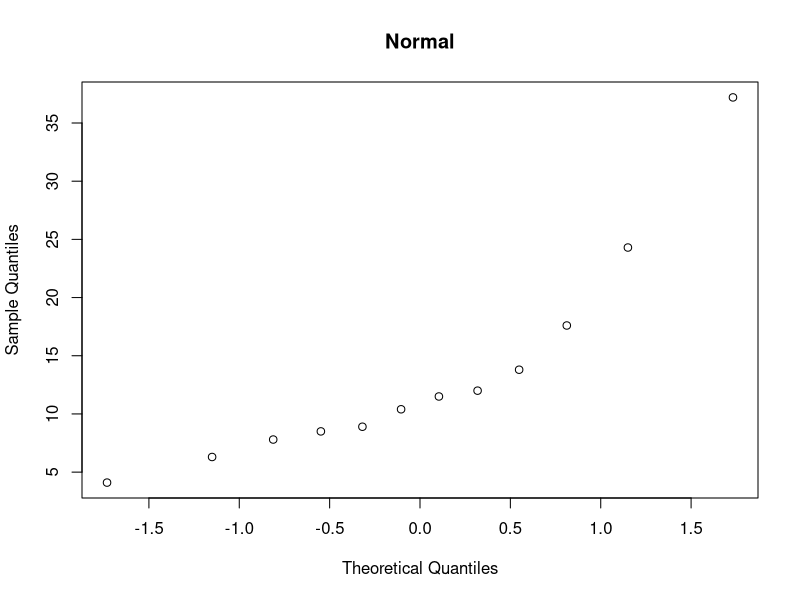
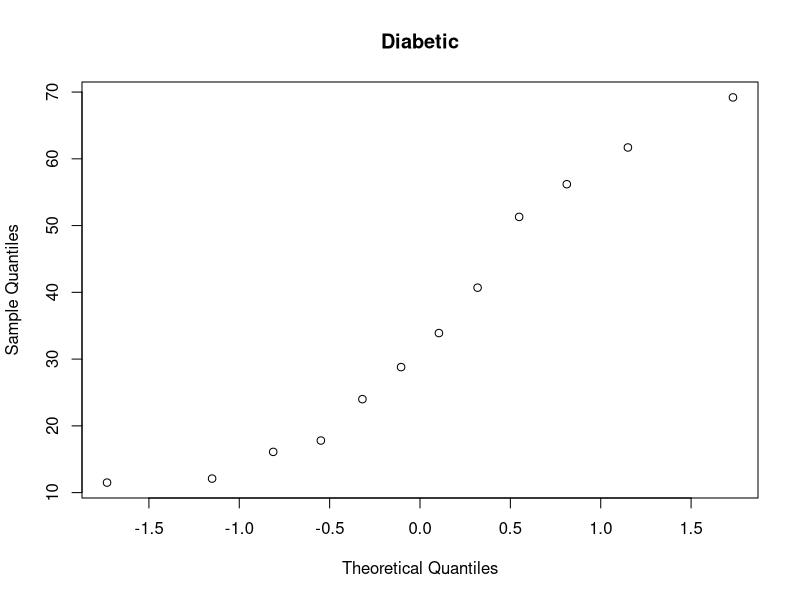
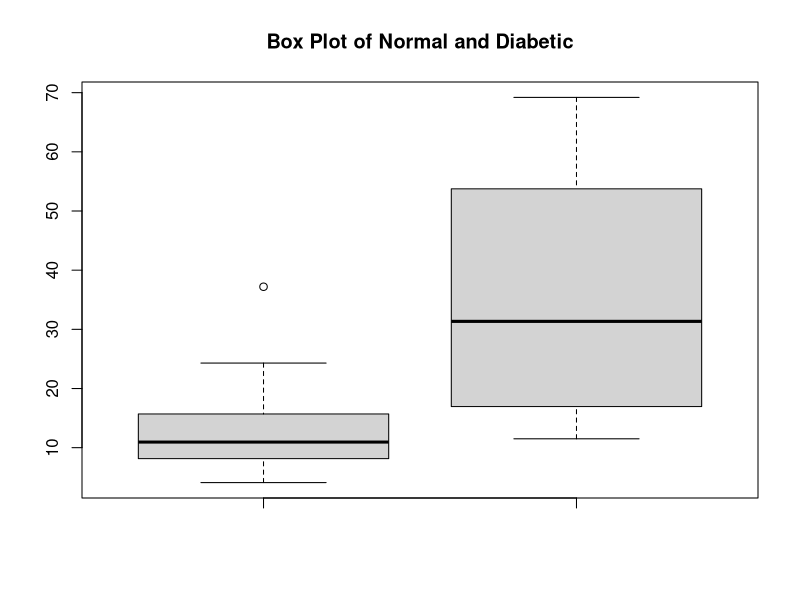
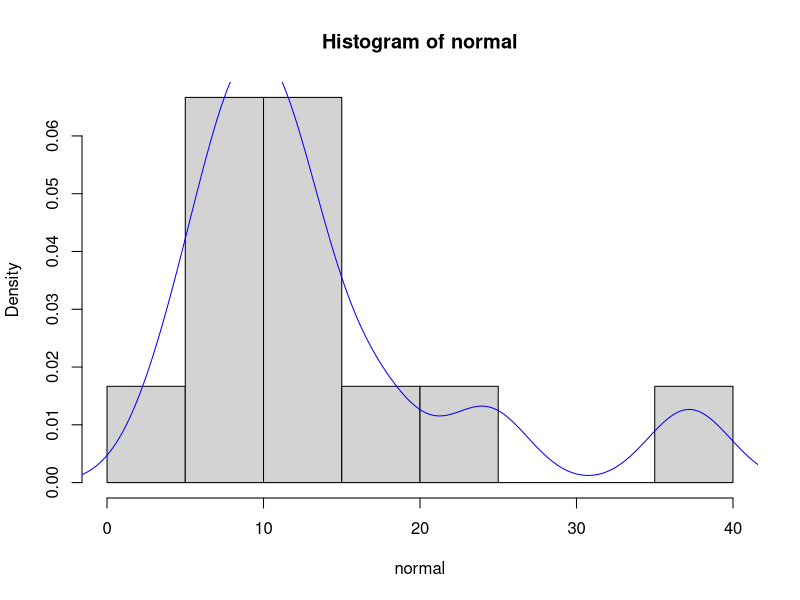
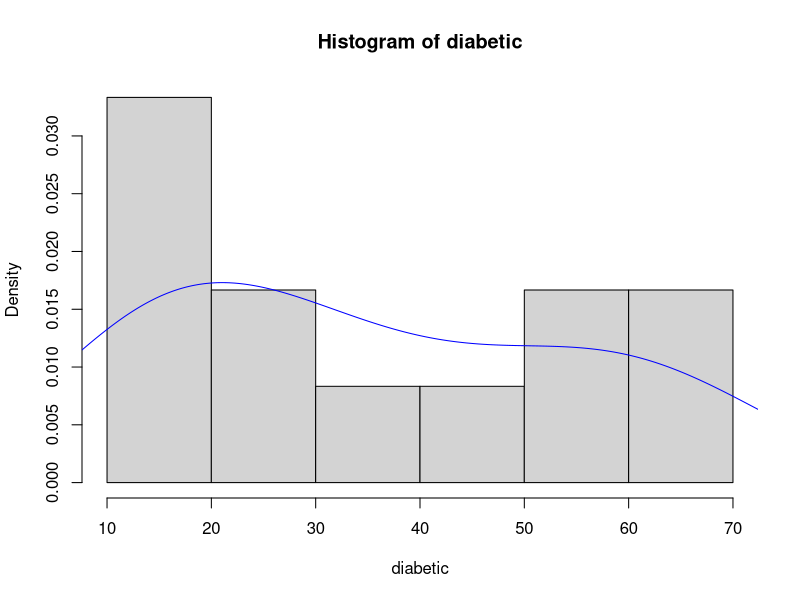
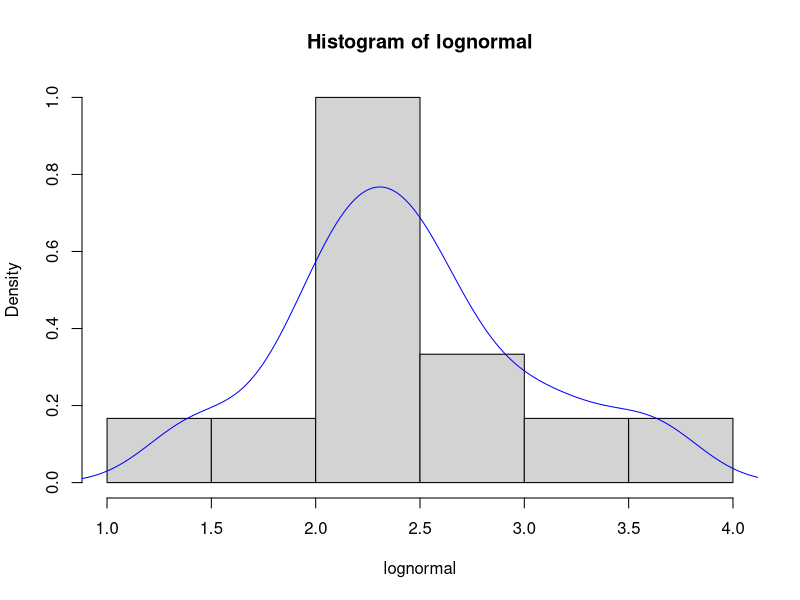
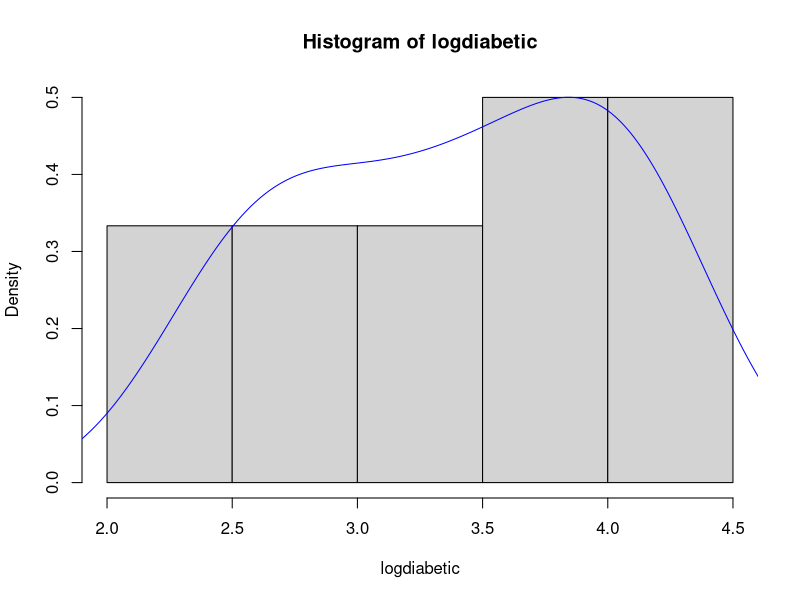
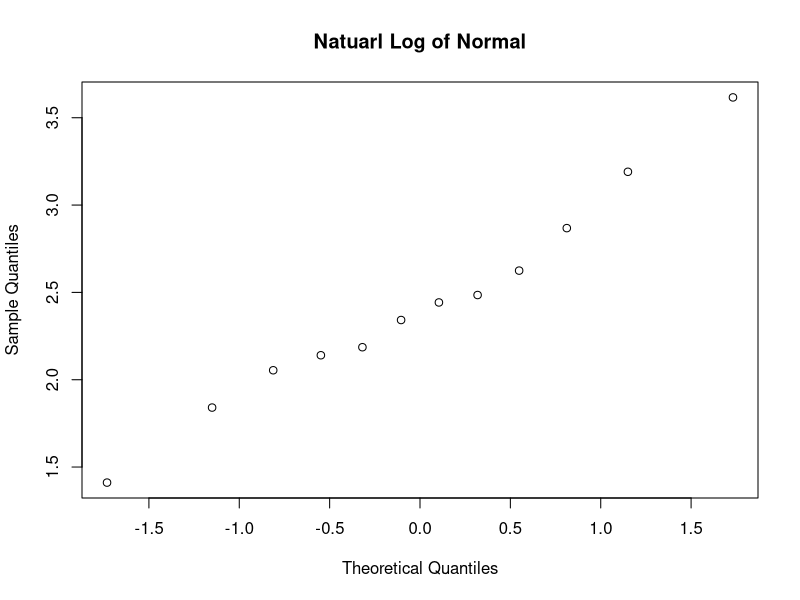

The R source for these figures, in order:
normal<- c(4.1,6.3,7.8,8.5,8.9,10.4,11.5,12.0,13.8,17.6,24.3,37.2)
diabetic<- c(11.5,12.1,16.1,17.8,24.0,28.8,33.9,40.7,51.3,56.2,61.7,69.2)
qqnorm(normal,main="Normal")
qqnorm(diabetic,main = "Diabetic")
boxplot(normal,diabetic,main="Box Plot of Normal and Diabetic")
hist(normal,prob=TRUE)
lines(density(normal),col="blue")
hist(diabetic,prob=TRUE)
lines(density(diabetic),col="blue")
# 1 )
#After seeing qqplot,boxplot and histogram we can say that samples are 
# not drawn from normal distribution.
# 2)
# (a) Natural Logarithm
lognormal<- log(normal)
logdiabetic<- log(diabetic)
hist(lognormal,prob=TRUE)
lines(density(lognormal),col="blue")
hist(logdiabetic,prob=TRUE)
lines(density(logdiabetic),col="blue")
qqnorm(lognormal,main="Natuarl Log of Normal")
qqnorm(logdiabetic,main ="Natural Log of Diabetic")
# (b) Square Root
sqrtnormal<-sqrt(normal)
sqrtdiabetic<-sqrt(diabetic)
hist(sqrtnormal,prob=TRUE)
lines(density(sqrtnormal),col="red")
hist(sqrtdiabetic,prob=TRUE)
lines(density(sqrtdiabetic),col="red")
qqnorm(sqrtnormal,main="Square root Log of Normal")
qqnorm(sqrtdiabetic,main ="Square root of Diabetic")
# I would prefer log transformation over square root transformation since
# log transformation is more symmetric to normal distribution.
# 3)
# As seen from histograms, density plots and qqplots, log transformed
# measurements appear closer to normal distribution.
# 4)
# Welch's t-test
Delta = mean(logdiabetic) - mean(lognormal)
se = sqrt(var(logdiabetic)/12 + var(lognormal)/12)
Tw = Delta/se
nu = (var(logdiabetic)/12+var(lognormal)/12)^2/((var(logdiabetic)/12)^2/11+(var(lognormal)/12)^2/11)
Pvalue = 2*(1-pt(abs(Tw),df=nu))
Pvalue

# Welch 95% confidence interval
q = qt(0.975, df=nu)
lower = Delta - q*se
upper = Delta + q*se
CI<-c(lower,upper)
CI
# Since P-value is quite low we can reject H0 in favor of Ha.